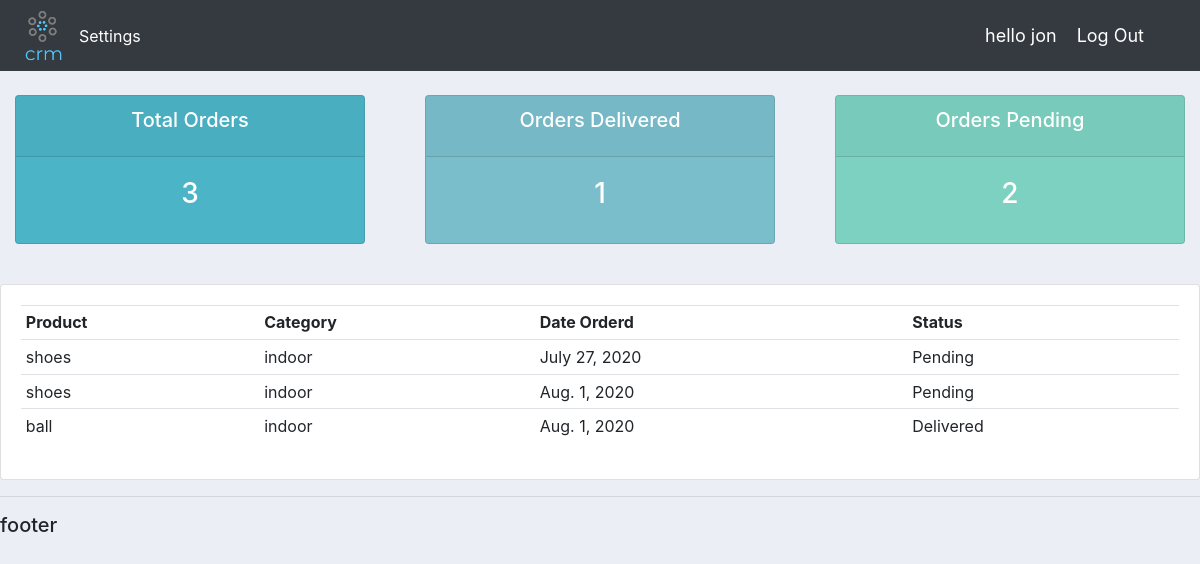
Page /user-page/ (signed in) on the committed database.
### accounts/models.py (models this page shows, shortened)
class Customer(models.Model):
    user = models.OneToOneField(User, null=True, on_delete=models.CASCADE)
    name = models.CharField(max_length=200, blank=True)
    phone = models.CharField(max_length=200, blank=True)
    email = models.EmailField(max_length=200, blank=True)
    profile_pic = models.ImageField(blank=True, null=True, upload_to='profile_pic/')
    date_crated = models.DateTimeField(default=datetime.datetime.now(), blank=True)

class Order(models.Model):
    STATUS = (
        ('Pending','Pending'),
        ('Out for delivery','Out for delivery'),
        ('Delivered','Delivered'),
    )
    customer = models.ForeignKey(Customer, on_delete=models.CASCADE, null=True )
    product = models.ForeignKey(Product, on_delete=models.CASCADE, null=True)
    date_created = models.DateTimeField(default=datetime.datetime.now(), blank=True)
    status = models.CharField(max_length=200, blank=True, choices=STATUS)

class Product(models.Model):
    CATEGORY = (
        ('indoor','indoor'),
        ('outdoor','outdoor'),
    )
    name = models.CharField(max_length=200, blank=True)
    category = models.CharField(max_length=200, blank=True, choices=CATEGORY)
    price = models.FloatField(validators=[MinValueValidator(0)], blank=True)
    description = models.TextField(max_length=400, blank=True)
    date_crated = models.DateTimeField(default=datetime.datetime.now(), blank=True)
    tags = models.ManyToManyField(Tag, blank=True)
    def __str__(self):
        return self.name

### accounts/decorators.py (the view)
        def wrapper_func(request, *args, **kwargs):
            group = None
            if request.user.groups.exists():
                group = request.user.groups.all()[0].name
            if group in allowed_roles:
                return view_func(request, *args, **kwargs)
            else:
                return HttpResponse('you are not allowed to see this page')

### accounts/views.py (called while the page is built)
@login_required(login_url='/login/')
@allowed_users(['customer'])
def user_page(request):
    orders = request.user.customer.order_set.all()
    delivered = request.user.customer.order_set.filter(status='Delivered')
    pending = request.user.customer.order_set.filter(status='Pending')
    context = {
        'orders':orders,
        'delivered':delivered,
        'pending':pending,
    }
    return render(request, 'accounts/user-page.html', context)

### accounts/templates/accounts/user-page.html
{% extends 'accounts/base.html' %}
{% load static %}
{% block content %}
{% include 'accounts/status.html' %}
<br>
<div class="row">
	<div class="col-md">
		<div class="card card-body">
			<table class="table table-sm">
				<tr>
					<th>Product</th>
					<th>Category</th>
					<th>Date Orderd</th>
					<th>Status</th>
				</tr>
				{% for order in orders %}
					<tr>
						<td>{{order.product}}</td>
						<td>{{order.product.category}}</td>
						<td>{{order.date_created |date}}</td>
						<td>{{order.status}}</td>
					</tr>
				{% endfor %}
			</table>
		</div>
	</div>
</div>
{% endblock content %}

### accounts/templates/accounts/base.html (shortened to what this page needs)
{% load static %}
<!DOCTYPE html>
<html lang="en">
<head>
<link rel="stylesheet" href="https://stackpath.bootstrapcdn.com/bootstrap/4.5.0/css/bootstrap.min.css">
<link rel="stylesheet" href="{% static 'home-static/css/main.css' %}" >
</head>
<body>
<nav class="navbar navbar-expand-lg navbar-dark bg-dark">
  <img src= {% static 'home-static/images/crm-logo.png' %} style="width: 55px;">
  <div class="collapse navbar-collapse" id="navbarNav">
    <ul class="navbar-nav">
      {% if request.user.is_staff %}
        <li class="nav-item active">
          <a class="nav-link" href="{% url 'accounts:dashboard'  %}">Dashboard </a>
        </li>
        <li class="nav-item">
          <a class="nav-link" href="{% url 'accounts:products'  %}">Products</a>
        </li>
      {% else %}
        <li class="nav-item active">
          <a class="nav-link" href="{% url 'accounts:account'  %}">Settings </a>
        </li>
      {% endif %}
    </ul>
  </div>
  {% if request.user.is_authenticated %}
  <span class="span-style">hello {{request.user}} </span>
  <span class="span-style"><a href="{% url 'accounts:logout' %}">Log Out</a></span>
  {% else %}
  <span class="span-style"><a href="{% url 'accounts:login' %}">Log In</a></span>
  <span class="span-style"><a href="{% url 'accounts:signup' %}">Sign Up</a></span>
  {% endif %}
</nav>
    {% block content %}
    {% endblock content %}
    <hr>
    <h5>footer</h5>
</body>
</html>

### accounts/templates/accounts/status.html
<br>
<div class="row">
	<div class="col">
		<div class="col-md">
			<div class="card text-center text-white  mb-3" id="total-orders">
			  	<div class="card-header">
			  		<h5 class="card-title">Total Orders</h5>
			  	</div>
			  	<div class="card-body">
			    	<h3 class="card-title"> {{orders.count}} </h3>
			  	</div>
			</div>
		</div>
	</div>
	<div class="col">
		<div class="col-md">
			<div class="card text-center text-white  mb-3" id="orders-delivered">
			  	<div class="card-header">
			  		<h5 class="card-title">Orders Delivered</h5>
			  	</div>
			  	<div class="card-body">
			    	<h3 class="card-title"> {{delivered.count}} </h3>
			  	</div>
			</div>
		</div>
	</div>
	<div class="col">
		<div class="col-md">
			<div class="card text-center text-white  mb-3" id="orders-pending">
			  	<div class="card-header">
			  		<h5 class="card-title">Orders Pending</h5>
			  	</div>
			  	<div class="card-body">
			    	<h3 class="card-title"> {{pending.count}} </h3>
			  	</div>
			</div>
		</div>
	</div>
</div>

### static/home-static/css/main.css (style rules this page uses)
body { background-color: #ebeff5; }
#total-orders { background-color: #4cb4c7; }
#orders-delivered { background-color: #7abecc; }
#orders-pending { background-color: #7CD1C0; }

### accounts/templates/accounts/base.html (style rules this page uses)
.span-style , .span-style a { font-size:18px ; color: #fff; margin-right: 20px; }

### rows in the picture
Customer: count "3"
Order: product "shoes", product.category "indoor", date_created "July 27, 2020", status "Pending"
Order: product "shoes", product.category "indoor", date_created "Aug. 1, 2020", status "Pending"
Order: product "ball", product.category "indoor", date_created "Aug. 1, 2020", status "Delivered"

### other values in the picture
{{ request.user }} "jon"
{{ delivered.count }} "1"
{{ pending.count }} "2"
